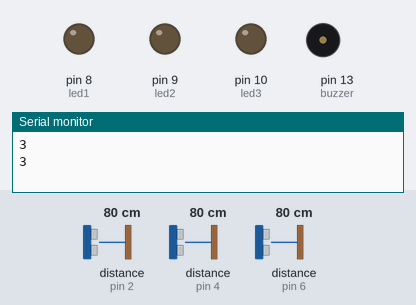
Simulated run of this sketch. Board: Arduino Uno, built with avr-gcc and run on an emulated ATmega328P. Shown: output pins drawn as LEDs (lit = HIGH), buzzer (waves = sounding), the last lines printed to the serial monitor. Wiring (inferred from the names in the program): 3 × ultrasonic range finder: trigger pin 3, echo pin 2 / trigger pin 5, echo pin 4 / trigger pin 7, echo pin 6. The test bench sets the inputs (shaded band); at power-on: distance to the obstacle (sensors on pin 2, pin 4, pin 6) 80 cm. The echo pulse lasts 58.3 µs per cm; pins used as bus, display or sensor lines are not drawn.

Above: at 5.8 s.
5.9 s: distance to the obstacle (sensor on pin 2) set to 12 cm
11.9 s: distance to the obstacle (sensor on pin 2) set to 9 cm
At 16.2 s:
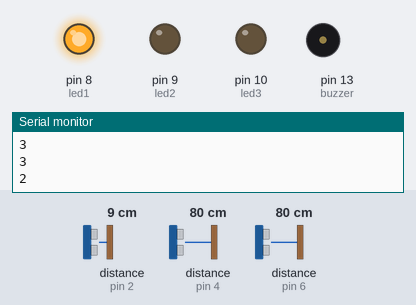
17.9 s: distance to the obstacle (sensor on pin 4) set to 12 cm
23.9 s: distance to the obstacle (sensor on pin 4) set to 9 cm
At 25.6 s:
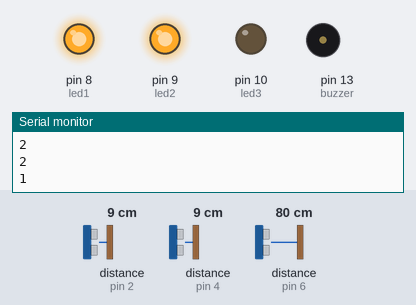
29.9 s: distance to the obstacle (sensor on pin 6) set to 12 cm
35.9 s: distance to the obstacle (sensor on pin 6) set to 9 cm
At 40.9 s:
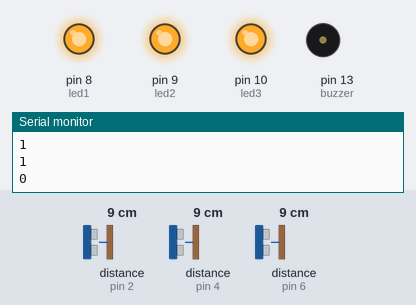
At 45.2 s:
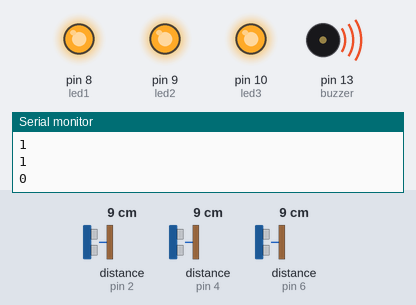
Timing chart, 0 to 47.7 s (numbered marks = the images above; inputs shaded):
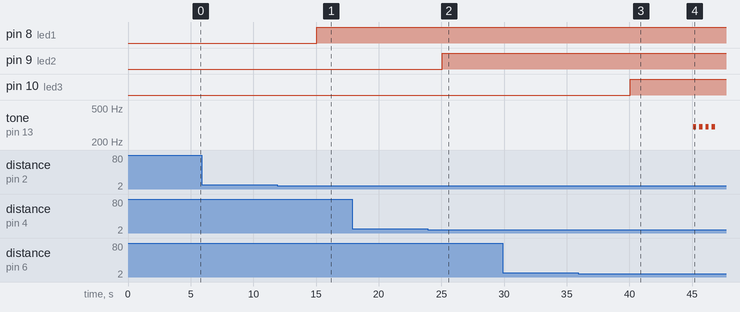

Measured:
- the behaviour switches between 11 and 10 cm on distance to the obstacle (sensor on pin 2) (found by bisection; images 0 and 1)
- the behaviour switches between 11 and 10 cm on distance to the obstacle (sensor on pin 4) (found by bisection; images 1 and 2)
- the behaviour switches between 11 and 10 cm on distance to the obstacle (sensor on pin 6) (found by bisection; images 2 and 3)
- after the input at 11.9 s, pin 8 (led1): LOW → HIGH after 3.2 s
- after the input at 23.9 s, pin 9 (led2): LOW → HIGH after 1.2 s
- after the input at 35.9 s, pin 10 (led3): LOW → HIGH after 4.2 s; tone on pin 13 (buzzer): alternates 300 Hz for 0.25 s and silent for 0.25 s, 8 changes in all, then stays silent, starting after 9.2 s

The sketch:

arduino_park1.ino
```cpp
// Premier Capteur
#define echoPin1 2       //  Echoc Pin
#define trigPin1 3      // Trigger Pin
#define led1 8         // LED Pin

// Deuxième Capteur
#define echoPin2 4       //  Echoc Pin
#define trigPin2 5      // Trigger Pin
#define led2 9         // LED Pin

// Troisième Capteur
#define echoPin3 6       //  Echoc Pin
#define trigPin3 7      // Trigger Pin
#define led3 10         // LED Pin

#define buzzer 13     // Pin pour l'alarme


// Le temps sera utilisé pour le calcul de la distance
long temps1, distance1;
long temps2, distance2;
long temps3, distance3;

int i = 0 ;

int comptePlaces=0;
int placesDispo =0;


void setup() {
 Serial.begin (9600);       // On initialise la communication serial avec la Raspberry Pi

 // Les Trigger Pins et les LEDs sont declarées comme sorties
 pinMode(trigPin1, OUTPUT);
 pinMode(trigPin2, OUTPUT);
 pinMode(trigPin3, OUTPUT);
 pinMode(led1, OUTPUT);
 pinMode(led2, OUTPUT);
 pinMode(led3, OUTPUT);

 // Les Pins Echocs  sont declarées comme entrées
 pinMode(echoPin1, INPUT);
 pinMode(echoPin2, INPUT);
 pinMode(echoPin3, INPUT);

 pinMode(buzzer, OUTPUT);    // le pin de l'alarme pin comme sortie


}

void loop() {
/* Le cycle (trigPin---echoPin) suivant est utilisé pour déterminer la distance de l'objet le plus proche en renvoyant les ondes sonores.*/

/* Un signal de haut niveau d'au moins 10 microsecondes est requis pour déclencher la broche.
 *  Le module produit alors huit signaux d'impulsion de 40 KHz et attend de recevoir l'écho.
 *                                       _____
 *                                      |     |
 *                          ------------!     !---------
 *                          ............|10us |.........
 */

 digitalWrite(trigPin1, LOW);
 delayMicroseconds(2);
 digitalWrite(trigPin1, HIGH);
 delayMicroseconds(10);
 digitalWrite(trigPin1, LOW);

// La fonction pulseIn () détermine la durée d'une impulsion et cette la durée est proportionnelle à la distance de l'obstacle
temps1 = pulseIn(echoPin1, HIGH);

 digitalWrite(trigPin2, LOW);
 delayMicroseconds(2);
 digitalWrite(trigPin2, HIGH);
 delayMicroseconds(10);
 digitalWrite(trigPin2, LOW);
 temps2 = pulseIn(echoPin2, HIGH);

 digitalWrite(trigPin3, LOW);
 delayMicroseconds(2);
 digitalWrite(trigPin3, HIGH);
 delayMicroseconds(10);
 digitalWrite(trigPin3, LOW);
 temps3 = pulseIn(echoPin3, HIGH);


// Distance = Vitesse du son (340 m/s) / 2, car on effectue un aller-retour.
// En Centimètre on a d(cm) = temps de parcours (us) / 58
 distance1 = temps1/58.2;
 if(distance1<10){
 distance1 = 1;
 digitalWrite(led1,HIGH);  // Allumage de la led
 }
 else {
  distance1 = 0;
  digitalWrite(led1,LOW);
 }

 distance2 = temps2/58.2;
 if(distance2<10){
 distance2 = 1;
 digitalWrite(led2,HIGH);  // Allumage de la led
 }
 else {
  distance2 = 0;
  digitalWrite(led2,LOW);
 }

 distance3 = temps3/58.2;
 if(distance3<10){
 distance3 = 1;
 digitalWrite(led3,HIGH);  // Allumage de la led
 }
 else {
  distance3 = 0;
  digitalWrite(led3,LOW);
 }


 comptePlaces = distance3 + distance1 + distance2 ;  // Addition des valeurs des capteurs pour determiner le nombre de places.

// nombre de places disponibles = nombre total de places  - le nombre total de voitures (les valeurs recues des capteurs).
 placesDispo = 3 - comptePlaces;

//Serial.print("MIT Parking -- Places Disponibles : ");
 //Serial.print("MIT Academy Parking -- Places Disponibles : ");
 Serial.println(placesDispo);    // Le nombre total de places disponibles est envoyé à la carte Raspberry Pi grace au Serial USB.

//Serial.println(distance1);
//Serial.println(distance2);
//Serial.println(distance3);

 delay(5000);  // L'etat est mis à jour chaque 30 seconds.

 // Activation de la LED rouge et de l'alarme en cas d'insuffisance de places pour le Parking
 if(placesDispo==0){
  i = 0;
  do {
    i++;
    tone(buzzer,300);
    delay(250);
    noTone(buzzer);
    delay(250);
    } while (i<4);   // On envoie une serie d'alarme.
    delay(3000);
   //Serial.println("Il n'y a plus de places disponible pour ce parking");
 }

}
```
